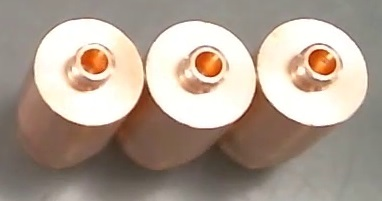
#> input picture experiments/images/contacts/3contacts.jpg, 382 x 201 px, given in place of Video_6.mp4, which was not available
$ python alg_prototype_2.py
#> lines starting #> are read from the running program, lines starting #| are printed output that depends on the picture; after the words box and inside, x2 and y2 are one past the last pixel; in counts of white or black regions, pixels touching at a corner belong together; pictures that were not available may be replaced by others from this repository, and a replacement may not be noted
### cv_named_window.py
import os
import cv2
import time


# TODO: select ROI
# TODO: save ROI to file

class CvNamedWindow:
    class ROI:
        def __init__(self, wnd, roiSelectedEvent):
            self.__wnd = wnd
            self.__roi = None
            self.__roiSelectedEvent = roiSelectedEvent

        # [50 lines left out: functions __isEmpty, clear, select, _imageRoi, draw, save, not called in this run]

    @classmethod
    def create(cls, *windowsArgs, **windowsKvArgs):
        windows = []
        for windowArg in windowsArgs:
            if isinstance(windowArg, dict):
                windows.extend(cls._createWindowsFromDict(windowArg))
            else:
                windows.append(cls(str(windowArg), None))
        windows.extend(cls._createWindowsFromDict(windowsKvArgs))
        return windows

    @classmethod
    def _createWindowsFromDict(cls, windowsKvArgs):
        for name, flags in windowsKvArgs.items():
            yield cls(name, flags)

    def __init__(self, winname=None, flags=1, mouse_callback=None, roiSelectedEvent=None):
        defaultFlags = cv2.WINDOW_AUTOSIZE | cv2.WINDOW_KEEPRATIO | cv2.WINDOW_GUI_EXPANDED

        self.winname = winname or f'unnamed-{time.time()}'
        self.win_flags = flags if flags is not None else defaultFlags
        self.current_img = None
        self.roi = self.ROI(self, roiSelectedEvent)
        self.mouse_callback = mouse_callback
        self.window_created = False

    # [32 lines left out: functions imshow, redraw, __ensureWndCreated, __mouse_callback, not called in this run]

    def setTitleStatus(self, status):
        title = f'{self.winname} ({status})' if status else self.winname
        cv2.setWindowTitle(self.winname, title)

    def _reinitMouseCallback(self):
        cv2.setMouseCallback(self.winname, self.__mouse_callback)

    def destroy(self):
        cv2.destroyWindow(self.winname)


# [17 lines left out: functions imshow, cvWaitKeys, not called in this run]


def _keyCode(key):
    return ord(key) if isinstance(key, str) else key

### detection_attempts/video_capture.py
import cv2


class VideoCapture:
    cap = None

    def __init__(self, source):
        self.cap = cv2.VideoCapture(source)

    def frames(self):
        while 1:
            ret, frame = self.cap.read()
            if not ret:
                break
            yield frame

    def frame_pos(self):
        return int(self.cap.get(cv2.CAP_PROP_POS_FRAMES))

    def frame_pos_msec(self):
        return int(self.cap.get(cv2.CAP_PROP_POS_MSEC))

    def read(self):
        _, frame = self.cap.read()
        return frame

    def set_pos(self, frame_pos):
        self.cap.set(cv2.CAP_PROP_POS_FRAMES, frame_pos)

    def read_at_pos(self, pos):
        self.set_pos(pos)
        return self.read()

    # [4 lines left out: function resolution, not called in this run]

    def frame_count(self):
        return int(self.cap.get(cv2.CAP_PROP_FRAME_COUNT))

    def fps(self):
        return self.cap.get(cv2.CAP_PROP_FPS)

    # def fourcc(self):
    #     return int(self.cap.get(cv2.CAP_PROP_FOURCC))

    def release(self):
        self.cap.release()

### video_controller.py
import cv2


class VideoController:
    def __init__(self, delay, state=None):
        self.delay = delay
        self.state = state or 'normal'

    # [28 lines left out: functions __cv_waitKey, __wait_pause_state, __wait_normal_state, wait_key, not called in this run]

### detection_attempts/att_2_motion_detection/alg_prototype_2.py
import numpy as np
import cv2
from cv_named_window import CvNamedWindow as Wnd
from video_capture import VideoCapture
from video_controller import VideoController
import video_sources
import utils
from image_resizer import resize


class WorkAreaView:
    def __init__(self, original_marker_points):
        self.original_marker_points = original_marker_points
        self.original_rect, rect_dims = self.bounding_rect(original_marker_points)
        self.marker_points = self.move_to_origin(original_marker_points)
        self.mask, self.mask_3ch = self.build_masks(self.marker_points, rect_dims)

    @staticmethod
    def build_masks(poly, dims):
#> called with poly = array of shape (4, 1, 2), dims = (1725, 972)
        w, h = dims
        mask = np.zeros((h, w), np.uint8)
        cv2.fillConvexPoly(mask, poly, 255)
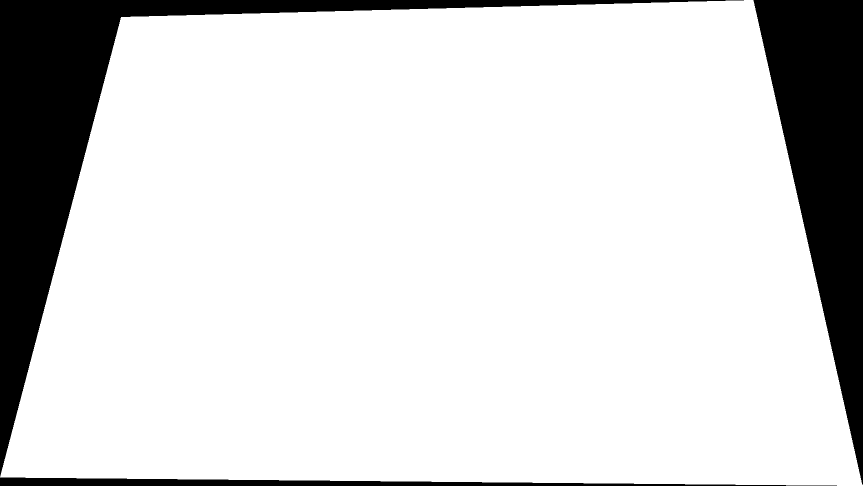
#> mask: shape (972, 1725) (shown at 1/2 size); 84.4% white; 3 black regions, box (x1, y1, x2, y2) and area: (0, 0, 1488, 953) 141174, (1507, 0, 1725, 969) 105946, (0, 955, 1674, 972) 14663
        mask_3ch = np.dstack((mask, mask, mask))
        return mask, mask_3ch

    @staticmethod
    def bounding_rect(poly):
        min_x = poly[..., 0].min()
        max_x = poly[..., 0].max() + 1
        min_y = poly[..., 1].min()
        max_y = poly[..., 1].max() + 1
        return (min_x, max_x, min_y, max_y), (max_x - min_x, max_y - min_y)

    @staticmethod
    def move_to_origin(poly):
        min_x = poly[..., 0].min()
        min_y = poly[..., 1].min()
        return np.dstack((poly[..., 0] - min_x, poly[..., 1] - min_y))

    def draw(self, image, color=(0, 255, 0), thickness=1):
        cv2.polylines(image, [self.marker_points], True, color, thickness)
        return image

    def mask_non_area(self, work_area_rect):
        mask = self.mask if len(work_area_rect.shape) == 2 else self.mask_3ch
        return cv2.bitwise_and(work_area_rect, mask, dst=work_area_rect)

    def extract_view(self, frame, denoise=True):
#> called with denoise = True
        x0, x1, y0, y1 = self.original_rect
#> x0 = 77; x1 = 1802; y0 = 55; y1 = 1027
        work_area_rect = frame[y0:y1, x0:x1]
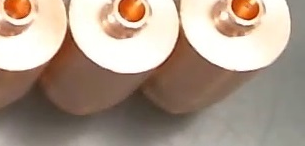
#> work_area_rect: shape (146, 305, 3); mean B, G, R 138.6, 154, 172.2
        if denoise:
            work_area_rect = self.denoise(work_area_rect)
        work_area_rect = self.mask_non_area(work_area_rect)
        return work_area_rect

    @staticmethod
    def denoise(frame):
        return cv2.GaussianBlur(frame, (3, 3), 0, dst=frame)

    def skip_non_area(self, original_frames):
        for frame in original_frames:
            view = self.extract_view(frame)
            yield view, frame


class Helper:
    @staticmethod
    def exists_motion(frame, prev_frame, area_threshold=75):
        bin_diff, gray_diff = Helper.binary_diff(Helper.to_gray(frame), Helper.to_gray(prev_frame))
        cnt = cv2.countNonZero(bin_diff)
        if area_threshold < cnt < 1000:
            print('cnt', cnt)
        return cnt > area_threshold, bin_diff, gray_diff

    @staticmethod
    def binary_diff(gray1, gray2, thresh=50):
        gray_diff = cv2.absdiff(gray1, gray2)

        _, bin_diff = cv2.threshold(gray_diff, thresh, 255, cv2.THRESH_BINARY)
        return bin_diff, gray_diff

    @staticmethod
    def to_gray(bgr, dst=None):
        return cv2.cvtColor(bgr, cv2.COLOR_BGR2GRAY, dst=dst)

    @staticmethod
    def to_bgr(gray, dst=None):
        return cv2.cvtColor(gray, cv2.COLOR_GRAY2BGR, dst=dst)

    @staticmethod
    def put_motion_state(img, motion_state, xy=(2, 2), wh=(20, 20)):
        gray = (127, 127, 127)
        red = (0, 0, 255)
        color = gray if motion_state == MotionState.NoMotion else red
        cv2.rectangle(img, xy, tuple(np.add(xy, wh)), color, -1)
        return img


def memoize_work_area_background(frames, video_controller, wnd):
    # TODO: отслеживать неск. кадров, т.к. отслеживание может начинаться с движения
    # find empty work area frame - this is last frame before motion detection
    wa_frame_prev, _ = next(frames)
    for wa_frame, _ in frames:
        if Helper.exists_motion(wa_frame, wa_frame_prev)[0]:
            return wa_frame_prev, wa_frame
        wa_frame_prev = wa_frame
        wnd.imshow(wa_frame)
        if video_controller.wait_key() == 27: break


class MotionState:
    NoMotion = 1
    InMotion = 2


def main():
    video = VideoCapture(video_sources.video_6)
    work_area = WorkAreaView(video_sources.video_6_work_area_markers)

    vc = VideoController(10, 'pause')
    (video_wnd, bin_diff_wnd, gray_diff_wnd, frame0_diff_wnd) = Wnd.create('video', 'binary diff', 'gray diff',
                                                                           'diff with frame0')

    frames_iter = work_area.skip_non_area(video.frames())

    frame0, prev_frame = memoize_work_area_background(frames_iter, vc, video_wnd)
    prev_state = MotionState.InMotion  # because empty background detection ends with motion

    for frame, _ in frames_iter:
        motion, bin_diff, gray_diff = Helper.exists_motion(frame, prev_frame)
        if motion:
            current_state = MotionState.InMotion
        else:
            current_state = MotionState.NoMotion

        # motion -> prevState = NoMotion and currentState == Motion
        motion_ended = prev_state == MotionState.InMotion and current_state == MotionState.NoMotion
        if motion_ended:
            frame0_diff = cv2.absdiff(frame0, frame)
            gray_of_color_diff = Helper.to_gray(frame0_diff)

            frame0_diff_wnd.imshow(resize(np.hstack((frame0_diff, Helper.to_bgr(gray_of_color_diff))), .5))

            val, binary = cv2.threshold(gray_of_color_diff, 35, 255, cv2.THRESH_BINARY)
            cv2.imshow('1 binary', resize(binary, .5))

            print('motion ended!', val)

        # VIS
        vis_img = Helper.put_motion_state(frame.copy(), current_state)
        vis_img = utils.put_frame_pos(vis_img, video.frame_pos(), xy=(2, 55))
        video_wnd.imshow(vis_img)
        bin_diff_wnd.imshow(resize(bin_diff, .5))
        gray_diff_wnd.imshow(resize(gray_diff, .5))
        # VIS END

        prev_frame, prev_state = frame, current_state
        if vc.wait_key() == 27: break

    video.release()


if __name__ == '__main__':
#> (the run stopped early here; a loop or call above may not have finished)

$ run again, on experiments/images/contacts/big.jpg
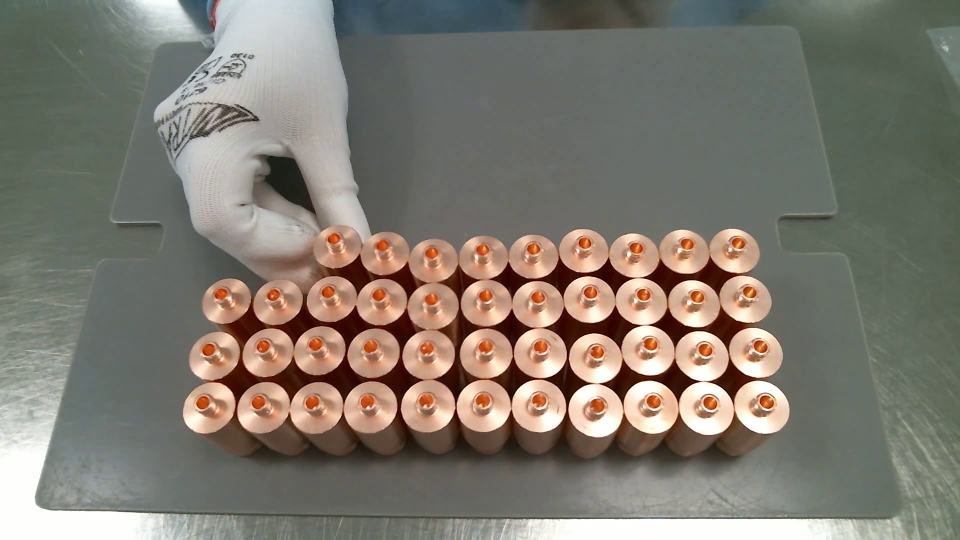
#> input picture experiments/images/contacts/big.jpg, 1920 x 1080 px, given in place of Video_6.mp4, which was not available (shown at 1/2 size)
#> mask: shape (972, 1725); 84.4% white; 3 black regions, box (x1, y1, x2, y2) and area: (0, 0, 1488, 953) 141174, (1507, 0, 1725, 969) 105946, (0, 955, 1674, 972) 14663
#> x0 = 77; x1 = 1802; y0 = 55; y1 = 1027
#> in extract_view, `work_area_rect = frame[y0:y1, x0:x1]`:
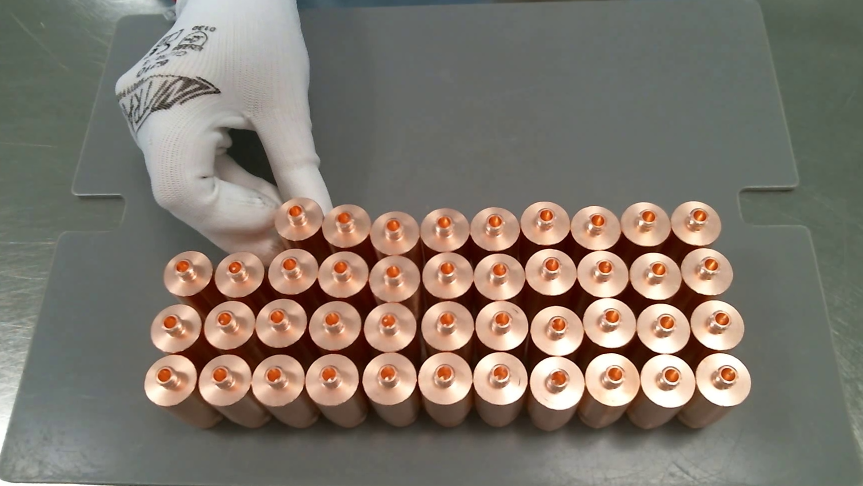
#> work_area_rect: shape (972, 1725, 3) (shown at 1/2 size); mean B, G, R 108.2, 118.9, 127.7
#> in mask_non_area, `return cv2.bitwise_and(work_area_rect, mask, dst=work_area_rect)`:
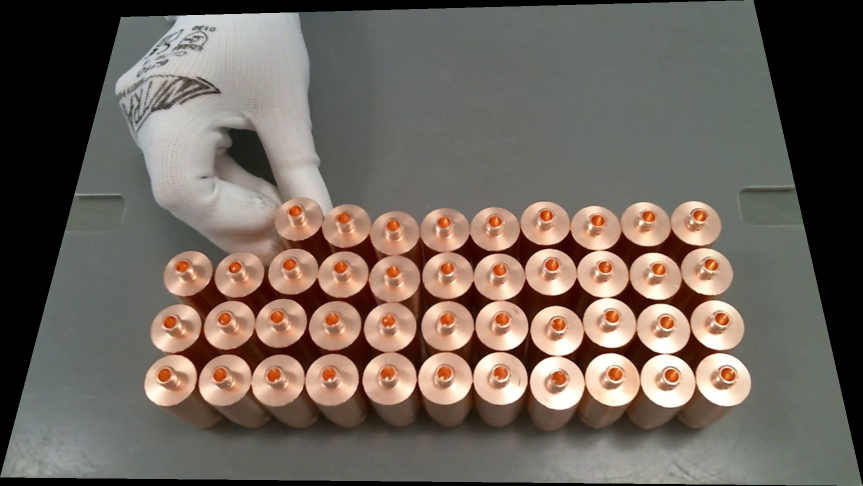
#> returned value: shape (972, 1725, 3) (shown at 1/2 size); mean B, G, R 92.2, 101.2, 111.5
#> the loop in memoize_work_area_background, `for wa_frame, _ in frames:` made 2 passes; (key q is pressed on pass 1)
#> cnt in exists_motion on pass 1: 0
